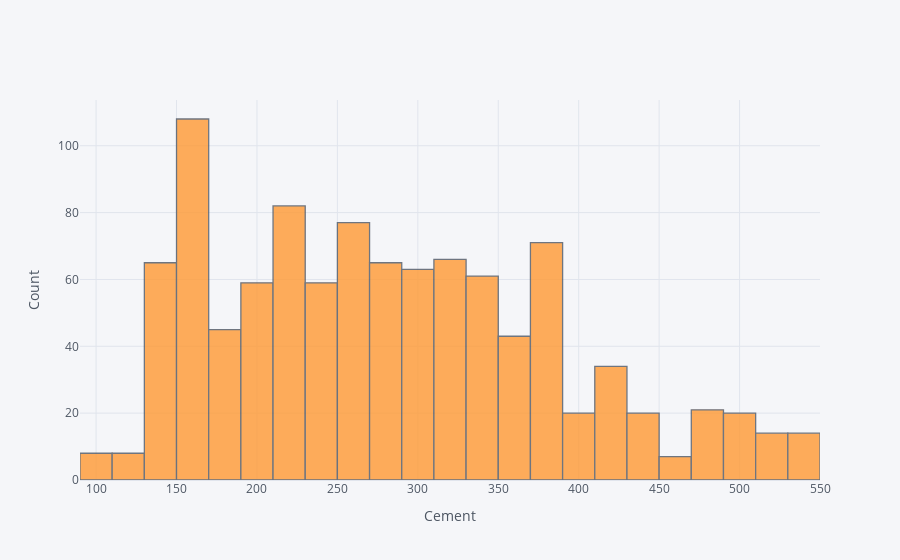

This figure's notebook cell:
### Code cell
ds[['Cement ']].iplot(kind='hist', yTitle='Count',xTitle='Cement ')

### Figure 1 — Plotly figure (JSON) as saved in the notebook; plotly's stock layout.template omitted (floating-point values rounded to 4 significant figures; data arrays with more than 128 entries replaced by an {"elided": "..."} marker saying what was removed)
{"data": [{"histfunc": "count", "histnorm": "", "marker": {"color": "rgba(255, 153, 51, 1.0)", "line": {"color": "#4D5663", "width": 1.3}}, "name": "Cement ", "opacity": 0.8, "orientation": "v", "type": "histogram", "x": {"elided": "1030 float values"}}], "layout": {"barmode": "overlay", "legend": {"bgcolor": "#F5F6F9", "font": {"color": "#4D5663"}}, "paper_bgcolor": "#F5F6F9", "plot_bgcolor": "#F5F6F9", "title": {"font": {"color": "#4D5663"}}, "xaxis": {"gridcolor": "#E1E5ED", "showgrid": true, "tickfont": {"color": "#4D5663"}, "title": {"font": {"color": "#4D5663"}, "text": "Cement "}, "zerolinecolor": "#E1E5ED"}, "yaxis": {"gridcolor": "#E1E5ED", "showgrid": true, "tickfont": {"color": "#4D5663"}, "title": {"font": {"color": "#4D5663"}, "text": "Count"}, "zerolinecolor": "#E1E5ED"}}}
